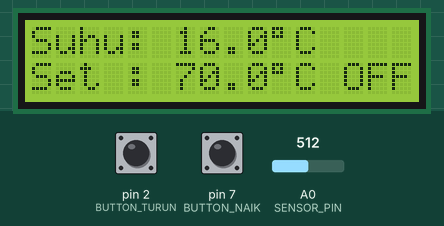
Recording of a sketch running on a simulated Arduino Uno, built with avr-gcc and run on an emulated ATmega328P. Shown: 16×2 character LCD. The test bench sets the inputs (shaded band); at power-on: pin 2 (BUTTON_TURUN) HIGH, A0 (SENSOR_PIN) = 512, pin 7 (BUTTON_NAIK) HIGH. What the sketch prints to the serial monitor is not drawn.

Above: at 1.6 s.
1.7 s: pin 2 (BUTTON_TURUN) pulled LOW for 3.2 s
At 5.8 s:
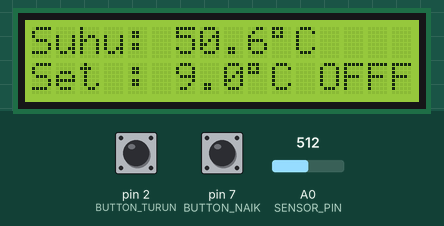
6.5 s: A0 (SENSOR_PIN) set to 716
At 7.3 s:
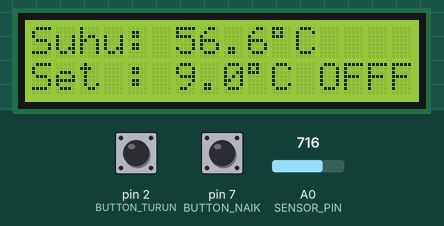
9.5 s: pin 7 (BUTTON_NAIK) pulled LOW for 0.15 s
At 10.9 s:
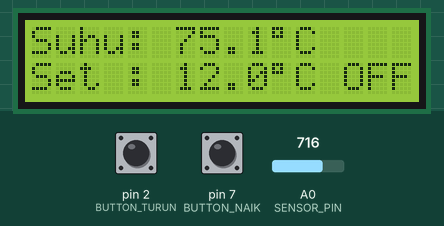
11.5 s: pin 2 (BUTTON_TURUN) pulled LOW for 1 s
At 14.2 s:
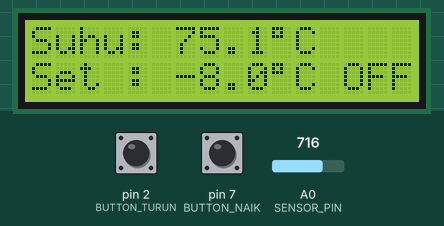
14.5 s: A0 (SENSOR_PIN) set to 900
At 15.8 s:
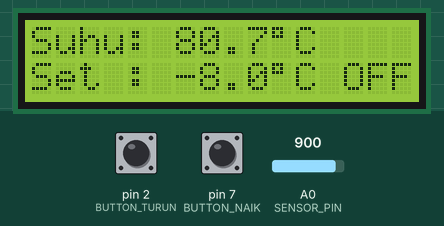
17.5 s: pin 7 (BUTTON_NAIK) pulled LOW for 1 s
At 20.1 s:
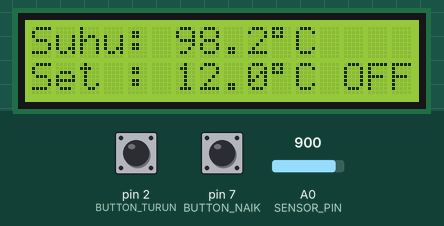
Timing chart, 0 to 21.5 s (numbered marks = the images above; inputs shaded):
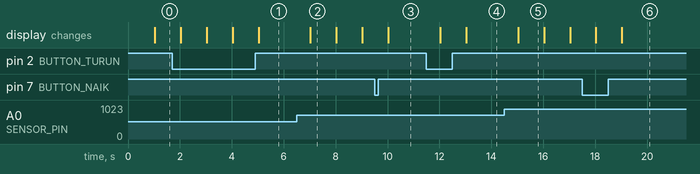

The sketch:

buttonwplx.ino
```cpp
#include <Wire.h>
#include <LiquidCrystal_I2C.h>

LiquidCrystal_I2C lcd(0x27, 16, 2);

// ---------- Pin mapping ----------
#define SENSOR_PIN     A0
#define SSR_PIN        8
#define BUTTON_NAIK    7
#define BUTTON_TURUN   2

// ---------- Konstanta sistem ----------
#define JUMLAH_SAMPLE_ADC  20
#define DEBOUNCE_DELAY     50
#define LCD_UPDATE_DELAY   1000   // ms
#define ADC_SAMPLE_DELAY   100    // ms
#define DEADBAND           5.0f
#define SETPOINT_STEP      1.0f

// ---------- Variabel kontrol ----------
float setpoint      = 70.0f;
float suhu          = 0;
float halfDeadband  = DEADBAND / 2;
bool  kontrolAktif  = false;
bool  ssrState      = false;

// ---------- Buffer ADC ----------
unsigned int adcBuffer[JUMLAH_SAMPLE_ADC] = {0};
byte         adcIndex     = 0;

// ---------- Waktu ----------
unsigned long lastAdcTime     = 0;
unsigned long lastLcdTime     = 0;
unsigned long lastDebounceUp  = 0;
unsigned long lastDebounceDn  = 0;

// ---------- Konversi ADC→°C  (quadratic) ----------
float fGetTemperature(int adc)
{
  const float a = 1.53e-5;
  const float b = 0.1012;
  const float c = -5.25;
  return a * adc * adc + b * adc + c;
}

void setup()
{
  pinMode(SENSOR_PIN,   INPUT);
  pinMode(SSR_PIN,      OUTPUT);
  pinMode(BUTTON_NAIK,  INPUT_PULLUP);
  pinMode(BUTTON_TURUN, INPUT_PULLUP);

  digitalWrite(SSR_PIN, HIGH);          // SSR OFF (aktif LOW)

  lcd.init();
  lcd.backlight();

  // ---------- Serial / PLX-DAQ ----------
  Serial.begin(9600);                   // baud default PLX-DAQ
  delay(200);                           // beri waktu koneksi
  Serial.println("CLEARSHEET");         // bersihkan dari baris 1
  Serial.println("LABEL,Date,Time,Temp,Setpoint,SSR,millis");

  // (Opsional) set label checkbox kalau mau:
  // Serial.println("CUSTOMBOX1,LABEL,Stop log?");
}

void loop()
{
  // ====== 1. Sampling ADC ======
  if (millis() - lastAdcTime >= ADC_SAMPLE_DELAY) {
    lastAdcTime = millis();

    adcBuffer[adcIndex] = analogRead(SENSOR_PIN);
    adcIndex = (adcIndex + 1) % JUMLAH_SAMPLE_ADC;

    unsigned long total = 0;
    for (byte i = 0; i < JUMLAH_SAMPLE_ADC; i++) total += adcBuffer[i];
    suhu = fGetTemperature(total / JUMLAH_SAMPLE_ADC);
  }

  // ====== 2. Baca tombol ======
  bool upPressed   = digitalRead(BUTTON_NAIK)  == LOW;
  bool dnPressed   = digitalRead(BUTTON_TURUN) == LOW;

  // start kontrol bila dua-duanya ditekan
  if (upPressed && dnPressed) kontrolAktif = true;

  if (upPressed && !dnPressed && millis() - lastDebounceUp > DEBOUNCE_DELAY) {
    lastDebounceUp = millis();
    setpoint += SETPOINT_STEP;
  }

  if (dnPressed && !upPressed && millis() - lastDebounceDn > DEBOUNCE_DELAY) {
    lastDebounceDn = millis();
    setpoint -= SETPOINT_STEP;
  }

  // ====== 3. Kontrol SSR (jika aktif) ======
  if (kontrolAktif) {
    float error = setpoint - suhu;
    if (error >  halfDeadband) { digitalWrite(SSR_PIN, LOW);  ssrState = true;  }
    if (error < -halfDeadband) { digitalWrite(SSR_PIN, HIGH); ssrState = false; }
  } else {
    digitalWrite(SSR_PIN, HIGH);
    ssrState = false;
  }

  // ====== 4. Update LCD & kirim ke PLX-DAQ ======
  if (millis() - lastLcdTime >= LCD_UPDATE_DELAY) {
    lastLcdTime = millis();

    // ---- LCD ----
    lcd.setCursor(0, 0);
    lcd.print("Suhu: "); lcd.print(suhu, 1); lcd.print((char)223); lcd.print("C   ");

    lcd.setCursor(0, 1);
    lcd.print("Set : "); lcd.print(setpoint, 1); lcd.print((char)223); lcd.print("C ");
    lcd.print(ssrState ? "ON " : "OFF");

    // ---- PLX-DAQ (CSV) ----
    Serial.print("DATA,DATE,TIME,");
    Serial.print(suhu, 2);        Serial.print(",");
    Serial.print(setpoint, 2);    Serial.print(",");
    Serial.print(ssrState ? "ON" : "OFF"); Serial.print(",");
    Serial.println(millis());
  }
}
```

Measured:
- after the input at 6.5 s, the display: changes after 0.53 s (image 2)
- after the input at 9.5 s, the display: changes after 0.53 s (image 3)
- after the input at 11.5 s, the display: first changes after 0.53 s (image 4 shows a later state)
- after the input at 14.5 s, the display: changes after 0.53 s (image 5)
- after the input at 17.5 s, the display: first changes after 0.53 s (image 6 shows a later state)
- what the display in image 2 shows lasts 1.0 s, from 7.0 s to 8.0 s
